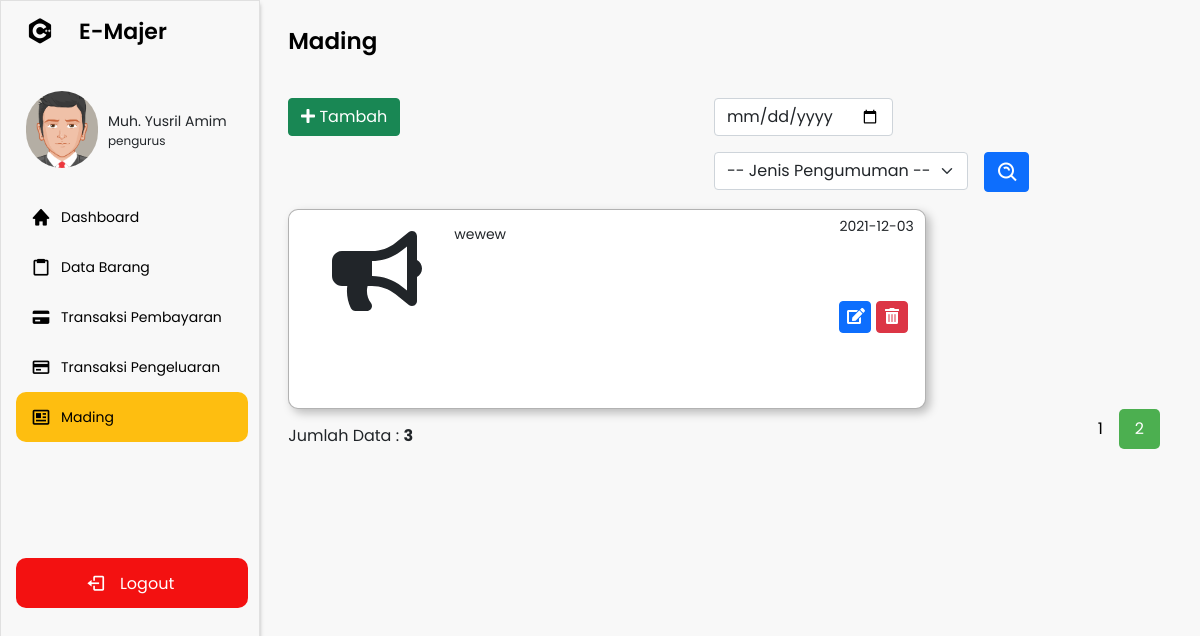
Page /navbar.php?p=mading&hal=2 (signed in) on the committed database.
### tables this page shows
CREATE TABLE `akun` (
  `id_akun` varchar(15) NOT NULL,
  `nama` varchar(50) NOT NULL,
  `email` varchar(50) NOT NULL,
  `username` varchar(50) NOT NULL,
  `password` varchar(50) NOT NULL,
  `id_kelas` varchar(15) NOT NULL,
  `id_level` int(11) NOT NULL
);

CREATE TABLE `level` (
  `id_level` int(11) NOT NULL,
  `nama_level` varchar(50) NOT NULL
);

CREATE TABLE `mading` (
  `id_mading` varchar(15) NOT NULL,
  `jenis_mading` varchar(10) NOT NULL,
  `deskripsi_mading` text NOT NULL,
  `tgl_pembagian` date NOT NULL,
  `id_kelas` varchar(15) NOT NULL
);

### navbar.php (the view, shortened to what this page needs)
<?php
include 'koneksi.php';
$id = $_SESSION['id_akun'];
$kelas = $_SESSION['id_kelas'];
$level = $_SESSION['id_level'];
$query = "SELECT * FROM akun INNER JOIN kelas ON akun.id_kelas = kelas.id_kelas INNER JOIN level ON akun.id_level = level.id_level INNER JOIN saldo ON kelas.id_kelas = saldo.id_kelas WHERE akun.id_akun = '$id'";
$result = mysqli_query($koneksi, $query);
if (mysqli_num_rows($result) > 0) {
    while ($row = mysqli_fetch_array($result)) {
        $nama = $row['nama'];
?>
        <!DOCTYPE html>
        <html lang="en">
        <head>
            <link rel="stylesheet" href="assets/css/kalender.css">
            <link rel="stylesheet" href="assets/css/style.css">
            <link href="https://cdn.jsdelivr.net/npm/bootstrap@5.0.2/dist/css/bootstrap.min.css" rel="stylesheet">
            <link href='https://unpkg.com/boxicons@2.0.7/css/boxicons.min.css' rel='stylesheet'>
            <link rel="stylesheet" href="https://cdnjs.cloudflare.com/ajax/libs/font-awesome/5.13.0/css/all.min.css">
        </head>
        <body>
            <div class="sidebar">
                <div class="logo-details">
                    <i class='bx bxl-c-plus-plus'></i>
                    <span class="logo_name">E-Majer</span>
                </div>
                <div class="profil-box">
                    <img src="assets/gambar/avatar53.png" alt="">
                    <div class="profil-name">
                        <p class="nama"><?= $nama ?></p>
                        <p class="level"><?= $row['nama_level'] ?></p>
                    </div>
                </div>
                <ul class="nav-links">
                    <li>
                        <div class="li">
                            <a href="navbar.php?p=home">
                                <i class='bx bxs-home'></i>
                                <span class="link_name">Dashboard</span>
                            </a>
                        </div>
                    </li>
                    <li>
                        <div class="li">
                            <a href="navbar.php?p=barang">
                                <i class='bx bx-clipboard'></i>
                                <span class="link_name">Data Barang</span>
                            </a>
                        </div>
                    </li>
                    <li>
                        <div class="li">
                            <?php if ($level == 1) { ?>
                                <a href="navbar.php?p=buku-transaksi">
                                    <i class='bx bxs-credit-card'></i>
                                    <span class="link_name">Transaksi Pembayaran</span>
                                </a>
                            <?php } ?>
                        </div>
                    </li>
                    <li>
                        <div class="li">
                            <?php if ($level == 1) { ?>
                                <a href="navbar.php?p=pengeluaran">
                                    <i class='bx bx-credit-card'></i>
                                    <span class="link_name">Transaksi Pengeluaran</span>
                                </a>
                            <?php } ?>
                        </div>
                    </li>
                    <li>
                        <div class="li">
                            <a href="navbar.php?p=mading">
                                <i class='bx bx-news'></i>
                                <span class="link_name">Mading</span>
                            </a>
                        </div>
                    </li>
                    <li>
                        <div class="logout1">
                            <div class="logout">
                                <i class='bx bx-log-out'></i>
                                <span class="link_name">Logout</span>
                            </div>
                        </div>
                    </li>
                </ul>
            </div>
            <?php
            $pages_dir = 'pages';
            if (!empty($_GET['p'])) {
                $pages = scandir($pages_dir, 0);
                unset($pages[0], $pages[1]);
                $p = $_GET['p'];
                if (in_array($p . '.php', $pages)) {
                    include($pages_dir . '/' . $p . '.php');
                } else {
                    echo 'Halaman Tidak Ditemukan';
                }
            } else {
                include($pages_dir . '/home.php');
            }
            ?>
        </body>
        </html>
<?php }
} ?>

### pages/mading.php (shortened to what this page needs)
<section class="home-section" style="background-color: #f8f8f8;">
    <div class="home-content">
        <span class="text">Mading</span>
    </div>
    <div class="content" style="padding-bottom: 4%; height:90vh;">
        <div class="row" style="width:97%;">
            <div class="col-md-5">
                <?php if ($level == 1) { ?>
                    <button type="button" class="btn btn-success" data-bs-toggle="modal" data-bs-target="#staticBackdrop">
                        <i class="fas fa-plus"></i> Tambah
                    </button>
                <?php } ?>
            </div>
            <div class="col-md-7">
                <form class="row g-3" style="margin-left:10%; margin-bottom:-15px;" method="POST">
                    <div class="col-auto">
                        <input type="date" name="pencarian" class="form-control" id="inputPassword2">
                    </div>
                    <div class="col-auto">
                        <select class="form-select" name="pengumuman">
                            <option value="0">-- Jenis Pengumuman --</option>
                        </select>
                    </div>
                    <div class="col-auto">
                        <button type="submit" class="btn btn-primary mb-3" name="btn-cari" style="height: 40px; padding-top:8px; width:45px; padding-left:11px;"><i class='bx bx-search-alt fs-4'></i></button>
                    </div>
                </form>
            </div>
        </div>
        <?php
        $batas = 2;
        extract($_GET);
        if (empty($hal)) {
            $posisi = 0;
            $hal = 1;
            $nomor = 1;
        } else {
            $posisi = ($hal - 1) * $batas;
        }
        if ($_SERVER['REQUEST_METHOD'] == "POST") {
            $pencarian = trim(mysqli_real_escape_string($koneksi, $_POST['pencarian']));
            $pengumuman = trim(mysqli_real_escape_string($koneksi, $_POST['pengumuman']));
            if ($pencarian != "") {
                $query = "SELECT * FROM mading INNER JOIN kelas ON mading.id_kelas = kelas.id_kelas WHERE mading.id_kelas= '$kelas' AND mading.tgl_pembagian LIKE '%$pencarian%' ORDER BY mading.tgl_pembagian DESC LIMIT $posisi, $batas";
                $queryJml = "SELECT * FROM mading INNER JOIN kelas ON mading.id_kelas = kelas.id_kelas WHERE mading.id_kelas= '$kelas' AND mading.tgl_pembagian LIKE '%$pencarian%' ORDER BY mading.tgl_pembagian DESC";
                $no = $posisi * 1;
            } else if ($pengumuman != "") {
                $query =  "SELECT * FROM mading INNER JOIN kelas ON mading.id_kelas = kelas.id_kelas WHERE mading.id_kelas= '$kelas' AND mading.jenis_mading LIKE '%$pengumuman%' ORDER BY mading.tgl_pembagian DESC LIMIT $posisi, $batas";
                $queryJml = "SELECT * FROM mading INNER JOIN kelas ON mading.id_kelas = kelas.id_kelas WHERE mading.id_kelas= '$kelas' AND mading.jenis_mading LIKE '%$pengumuman%' ORDER BY mading.tgl_pembagian DESC";
                $no = $posisi * 1;
            } else {
                $query = "SELECT * FROM mading INNER JOIN kelas ON mading.id_kelas = kelas.id_kelas WHERE mading.id_kelas= '$kelas' ORDER BY mading.tgl_pembagian DESC LIMIT $posisi, $batas";
                $queryJml = "SELECT * FROM mading INNER JOIN kelas ON mading.id_kelas = kelas.id_kelas WHERE mading.id_kelas = '$kelas' ORDER BY mading.tgl_pembagian DESC";
                $no = $posisi * 1;
            }
        } else {
            $query = "SELECT * FROM mading INNER JOIN kelas ON mading.id_kelas = kelas.id_kelas WHERE mading.id_kelas= '$kelas' ORDER BY mading.tgl_pembagian DESC LIMIT $posisi, $batas";
            $queryJml = "SELECT * FROM mading INNER JOIN kelas ON mading.id_kelas = kelas.id_kelas WHERE mading.id_kelas = '$kelas' ORDER BY mading.tgl_pembagian DESC";
        }
        $q_tampil_transaksi = mysqli_query($koneksi, $query);
        if (mysqli_num_rows($q_tampil_transaksi) > 0) {
            while ($row = mysqli_fetch_array($q_tampil_transaksi)) {
        ?>
                <div class="mading">
                    <div class="row">
                        <div class="col-3">
                            <?php
                            if ($row['jenis_mading'] === '1') {
                                echo "<i class='fas fa-bullhorn icon-mading'></i>";
                            } else if ($row['jenis_mading'] === '2') {
                                echo "<i class='bx bx-pin icon-mading'></i>";
                            } else if ($row['jenis_mading'] === '3') {
                                echo "<i class='bx bx-message-detail icon-mading'></i>";
                            }
                            ?>
                        </div>
                        <div class="col-7">
                            <p><?= $row['deskripsi_mading'] ?></p>
                        </div>
                        <div class="col-2">
                            <p style="padding-top: 4%;"><?= $row['tgl_pembagian'] ?></p>
                            <?php if ($level == 1) { ?>
                                <a href="navbar.php?p=mading-edit&id=<?php echo $row['id_mading']; ?>" style="text-decoration: none; color:white;">
                                    <div type="button" class="btn btn-primary button"><i class="fas fa-edit" style="margin-bottom: 5px; margin-left:-5px;"></i></div>
                                </a>
                                <button type="button" class="btn btn-danger button" onclick="konfirmasi('<?= $row['id_mading'] ?>')"><i class="fas fa-trash-alt" style="margin-bottom: 4px; margin-left:-4px;"></i></button>
                            <?php } ?>
                        </div>
                    </div>
                </div>
        <?php $nomor++;
            }
        } else {
            echo "<p align='center' style='margin-top:2rem; font-weight:bold;'>Data Mading Tidak Ditemukan</p>";
        } ?>
        <?php
        if (isset($_POST['btn-cari'])) {
            if ($_POST['pencarian'] != '' || $_POST['pengumuman'] != '0') {
                echo "<div style=\"float:left;\">";
                $jml = mysqli_num_rows(mysqli_query($koneksi, $queryJml));
                echo "<center>Data Hasil Pencarian: <b>$jml</b><center>";
                echo "</div>";
        ?>
                <div class="pagination">
                    <?php
                    $jml_hal = ceil($jml / $batas);
                    for ($i = 1; $i <= $jml_hal; $i++) {
                        if ($i != $hal) {
                            echo "<a href=\"?p=mading&hal=$i\">$i</a>";
                        } else {
                            echo "<a class=\"active\">$i</a>";
                        }
                    }
                    ?>
                </div>
            <?php
            } else {
                echo "<meta http-equiv='refresh' content='0; url=navbar.php?p=mading'>";
            }
        } else { ?>
            <div style="float: left; margin-top:15px;">
                <?php
                $jml = mysqli_num_rows(mysqli_query($koneksi, $queryJml));
                echo "Jumlah Data : <b>$jml</b>";
                ?>
            </div>
            <div class="pagination">
                <?php
                $jml_hal = ceil($jml / $batas);
                for ($i = 1; $i <= $jml_hal; $i++) {
                    if ($i != $hal) {
                        echo "<a href=\"?p=mading&hal=$i\">$i</a>";
                    } else {
                        echo "<a class=\"active\">$i</a>";
                    }
                }
                ?>
            </div>
        <?php
        }
        ?>
    </div>
</section>

### assets/css/kalender.css (style rules this page uses)
form { margin:0px; padding:0px; font-family:Ebrima, Arial, Helvetica, sans-serif; ; color:#666; empty-cells:hide; }

### assets/css/style.css (style rules this page uses)
* { margin:0px; padding: 0px; font-family: 'Poppins', sans-serif; }
.sidebar { position: fixed; top: 0; left: 0; height: 100%; width: 260px; position: fixed; background: #F8F8F8; border: 1px solid rgba(170, 170, 170, 0.3); box-shadow: 0px 4px 4px rgba(0, 0, 0, 0.25); z-index: 100; transition: all 0.5s ease; }
.sidebar .logo-details { height: 60px; width: 100%; display: flex; align-items: center; }
.sidebar .logo-details i { font-size: 30px; color: #000000; height: 50px; min-width: 78px; text-align: center; line-height: 50px; }
.sidebar .profil-box { display: flex; padding-top: 30px; }
.sidebar .profil-box img { width: 4.5rem; height: 4.8rem; margin-right: 10px; margin-left: 25px; border-radius: 80px; }
.sidebar .profil-box .profil-name { padding-top: 20px; }
.sidebar .profil-box .profil-name .nama { font-size: 14px; font-family: 'Poppins', sans-serif; }
.sidebar .profil-box .profil-name .level { font-size: 12px; position: relative; font-family: 'Poppins', sans-serif; top: -1rem; }
.sidebar .logo-details .logo_name { font-size: 22px; color: #000000; font-weight: 600; transition: 0.3s ease; transition-delay: 0.1s; }
.sidebar .nav-links { height: 100%; padding: 10px 0 150px 0; overflow: auto; }
.sidebar .nav-links li { position: relative; list-style: none; transition: all 0.4s ease; }
.sidebar .nav-links .active { background: #FEBE10; width: 90%; margin-left: 15px; border-radius: 10px 10px 10px 10px; }
.sidebar .nav-links .logout1 { background: #F31111; color: #FFFFFF; width: 90%; margin-left: 15px; margin-top: 45%; border-radius: 10px 10px 10px 10px; }
.sidebar .nav-links .logout1 span { position: relative; top: -3px; }
.sidebar .nav-links .logout1 i { margin-left: 30%; color: #FFFFFF; }
.sidebar .nav-links .active a { position: relative; left: -15px; }
.sidebar .nav-links li i { height: 50px; margin-left: 30px; margin-right: 10px; text-align: center; line-height: 50px; color: #000000; font-size: 20px; cursor: pointer; transition: all 0.3s ease; }
.sidebar .nav-links li a { display: flex; align-items: center; text-decoration: none; }
.sidebar .nav-links li a .link_name { font-size: 14px; font-weight: 400; color: #000000; transition: all 0.4s ease; }
.home-section { position: relative; background: #f8f8f8; height: 100%; left: 260px; padding-bottom: 3px; width: calc(100% - 260px); transition: all 0.5s ease; }
.home-section .home-content { height: 60px; display: flex; align-items: center; }
.home-section .home-content .text { font-size: 23px; color: #000000; padding-top: 23px; font-weight: 600; padding-left: 3%; width: 87%; font-family: 'Poppins'; }
.home-section .content { width: 100%; height: 88vh; padding-left: 3%; padding-top: 4%; }
.home-section .content .pagination { float: right; padding-right: 40px; }
.home-section .content .pagination a { color: black; float: left; padding: 8px 16px; text-decoration: none; }
.home-section .content .pagination a.active { background-color: #4CAF50; color: white; border-radius: 5px; }
.home-section .content .mading { width: 70%; height: 25vh; background-color: #ffff; border: 1px solid rgba(0, 0, 0, 0.3); box-sizing: border-box; box-shadow: 4px 4px 10px rgba(0, 0, 0, 0.25); border-radius: 10px; margin-top: 1rem; }
.home-section .content .mading .icon-mading { font-size: 80px; margin-left: 30%; margin-top: 15%; }
.home-section .content .mading p { margin-top: 4%; font-family: 'Poppins'; text-align: justify; text-justify: inter-word; font-size: 14px; }
.home-section .content .mading .button { font-size: 16px; margin-top: 55%; width: 2rem; height: 2rem; padding-bottom: 10px; }

### rows in the picture
akun: nama "Muh. Yusril Amim", id_level.nama_level "pengurus", jml "3"
mading: jenis_mading "1" (drawn), deskripsi_mading "wewew", tgl_pembagian "2021-12-03"
